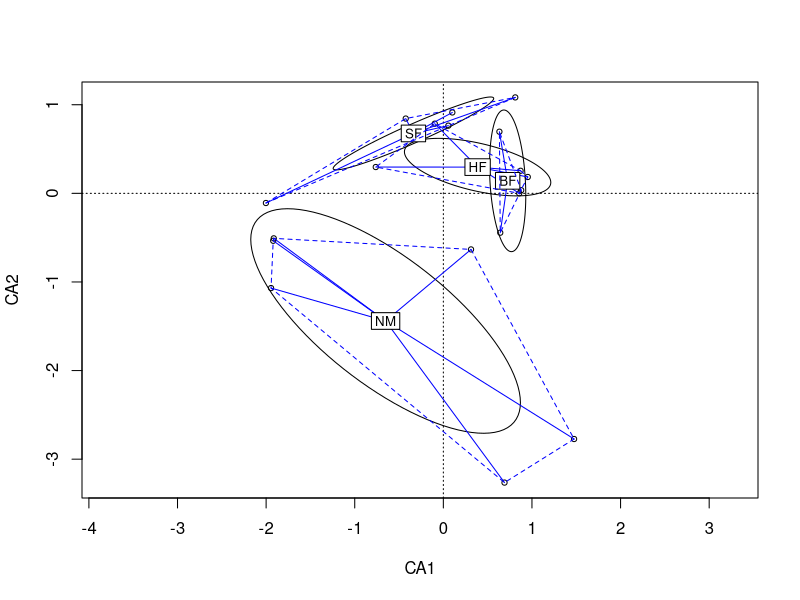

This figure's R source: (Note: this script raises an error after producing the figure.)
library(vegan)
data(dune)
data(dune.env)
dune.ca <- cca(dune)

colvec <- c("red", "green", "mediumblue","yellow")

ef <- envfit(dune.ca, dune.env, permutations = 999)
plot(dune.ca, display = "sites", type = "p")
with(dune.env, ordiellipse(dune.ca, Management, kind = "se", conf = 0.95))
with(dune.env, ordispider(dune.ca, Management, col = "blue", label= TRUE))
with(dune.env, ordihull(dune.ca, Management, col="blue", lty=2))


dune.otutable=t(OTUTABLE)
dune.otutable=as.data.frame(dune.otutable)
dune.stool=dune.otutable[24:46,]
dune.saliva=dune.otutable[1:23,]
SAMPLE.stool=subset(SAMPLE, SAMPLE$site=="stool")
SAMPLE.saliva=subset(SAMPLE, SAMPLE$site=="saliva")

dune.ca.saliva<- cca(dune.saliva)
ef.otu <- envfit(dune.ca.otu, SAMPLE, permutations = 999)
plot(dune.saliva.rda, display = "sites", type = "p")
with(SAMPLE, ordiellipse(dune.ca.otu, group, kind = "se", conf = 0.95))
with(SAMPLE, ordispider(dune.ca.otu, group, col = "blue", label= TRUE))
with(SAMPLE, ordihull(dune.ca.otu, group, col="blue", lty=2))

dune.saliva.rda=rda(dune.saliva)
ef.saliva.otu <- envfit(dune.saliva.rda, SAMPLE.saliva, permutations = 999)
plot(dune.saliva.rda, display = "sites", type = "p")
with(SAMPLE.saliva, ordiellipse(dune.saliva.rda, group, kind = "se", conf = 0.95))
with(SAMPLE.saliva, ordispider(dune.saliva.rda, group, col = "blue", label= TRUE))
with(SAMPLE.saliva, ordihull(dune.saliva.rda, group, col="red", lty=2))



dune.stool.rda=rda(dune.stool)
plot(dune.stool.rda, display = "sites", type = "p")
with(SAMPLE.stool, ordiellipse(dune.stool.rda, group, kind = "se", conf = 0.95))
with(SAMPLE.stool, ordispider(dune.stool.rda, group, col = colvec, label= TRUE))
with(SAMPLE.stool, ordihull(dune.stool.rda, group, lty=2))



